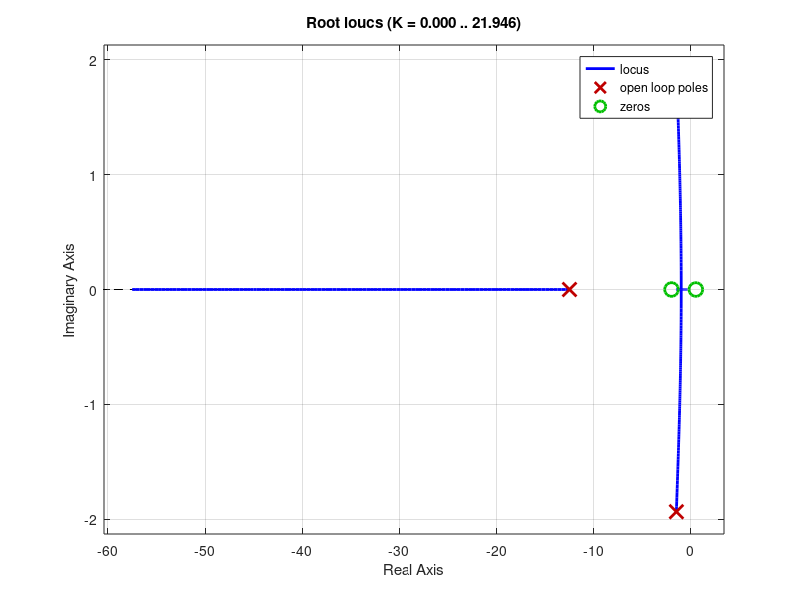

MATLAB code to generate this figure:
P=1;%PM7.4 del DORF 
num=[1+P -P]; 
den=[1 3 6]; 
G=tf(num,den);

T1=1/2; %Cero 
T2=1/5;%Polo 
alfa=T2/T1;%Da entre 0 y 1 
Kc=1; % K del rlocus(G) 
C=tf(Kc*[1 1/T1],[1 1/(alfa*T2) ]);  
rlocus(C*G)